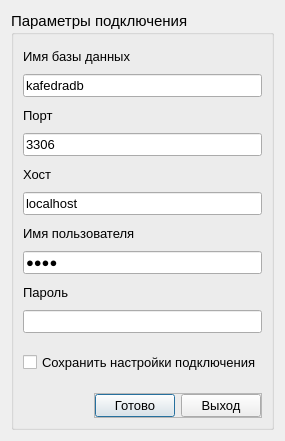
<?xml version="1.0" encoding="UTF-8"?>
<ui version="4.0">
 <class>accessdb</class>
 <widget class="QDialog" name="accessdb">
  <property name="geometry">
   <rect>
    <x>0</x>
    <y>0</y>
    <width>278</width>
    <height>441</height>
   </rect>
  </property>
  <property name="font">
   <font>
    <pointsize>10</pointsize>
   </font>
  </property>
  <property name="windowTitle">
   <string>Настройки подключения</string>
  </property>
  <property name="styleSheet">
   <string notr="true"/>
  </property>
  <property name="modal">
   <bool>true</bool>
  </property>
  <layout class="QGridLayout" name="gridLayout_3">
   <item row="0" column="0">
    <widget class="QGroupBox" name="groupBox">
     <property name="font">
      <font>
       <pointsize>11</pointsize>
      </font>
     </property>
     <property name="title">
      <string>Параметры подключения</string>
     </property>
     <property name="flat">
      <bool>false</bool>
     </property>
     <layout class="QGridLayout" name="gridLayout_2">
      <item row="6" column="0" colspan="2">
       <widget class="QLabel" name="label_3">
        <property name="font">
         <font>
          <pointsize>10</pointsize>
         </font>
        </property>
        <property name="text">
         <string>Имя пользователя</string>
        </property>
       </widget>
      </item>
      <item row="1" column="0" colspan="2">
       <widget class="QLineEdit" name="lineEdit_dbName">
        <property name="font">
         <font>
          <pointsize>10</pointsize>
         </font>
        </property>
        <property name="text">
         <string>kafedradb</string>
        </property>
       </widget>
      </item>
      <item row="7" column="0" colspan="2">
       <widget class="QLineEdit" name="lineEdit_userName">
        <property name="font">
         <font>
          <pointsize>10</pointsize>
         </font>
        </property>
        <property name="text">
         <string>root</string>
        </property>
        <property name="echoMode">
         <enum>QLineEdit::Password</enum>
        </property>
       </widget>
      </item>
      <item row="3" column="0" colspan="2">
       <widget class="QLineEdit" name="lineEdit_port">
        <property name="font">
         <font>
          <pointsize>10</pointsize>
         </font>
        </property>
        <property name="text">
         <string>3306</string>
        </property>
       </widget>
      </item>
      <item row="5" column="0" colspan="2">
       <widget class="QLineEdit" name="lineEdit_host">
        <property name="font">
         <font>
          <pointsize>10</pointsize>
         </font>
        </property>
        <property name="text">
         <string>localhost</string>
        </property>
       </widget>
      </item>
      <item row="2" column="0">
       <widget class="QLabel" name="label_2">
        <property name="font">
         <font>
          <pointsize>10</pointsize>
         </font>
        </property>
        <property name="text">
         <string>Порт</string>
        </property>
       </widget>
      </item>
      <item row="0" column="0" colspan="2">
       <widget class="QLabel" name="label">
        <property name="font">
         <font>
          <pointsize>10</pointsize>
         </font>
        </property>
        <property name="text">
         <string>Имя базы данных</string>
        </property>
       </widget>
      </item>
      <item row="8" column="0">
       <widget class="QLabel" name="label_4">
        <property name="font">
         <font>
          <pointsize>10</pointsize>
         </font>
        </property>
        <property name="text">
         <string>Пароль</string>
        </property>
       </widget>
      </item>
      <item row="4" column="0">
       <widget class="QLabel" name="label_5">
        <property name="font">
         <font>
          <pointsize>10</pointsize>
         </font>
        </property>
        <property name="text">
         <string>Хост</string>
        </property>
       </widget>
      </item>
      <item row="9" column="0" colspan="2">
       <widget class="QLineEdit" name="lineEdit_password">
        <property name="font">
         <font>
          <pointsize>10</pointsize>
         </font>
        </property>
        <property name="text">
         <string/>
        </property>
        <property name="echoMode">
         <enum>QLineEdit::Password</enum>
        </property>
       </widget>
      </item>
      <item row="10" column="0" rowspan="2" colspan="2">
       <widget class="QCheckBox" name="checkBox_saveSettings">
        <property name="font">
         <font>
          <pointsize>10</pointsize>
         </font>
        </property>
        <property name="text">
         <string>Сохранить настройки подключения</string>
        </property>
       </widget>
      </item>
      <item row="12" column="1">
       <widget class="QFrame" name="frame">
        <property name="font">
         <font>
          <pointsize>10</pointsize>
         </font>
        </property>
        <property name="frameShape">
         <enum>QFrame::StyledPanel</enum>
        </property>
        <property name="frameShadow">
         <enum>QFrame::Raised</enum>
        </property>
        <layout class="QGridLayout" name="gridLayout">
         <property name="leftMargin">
          <number>0</number>
         </property>
         <property name="topMargin">
          <number>0</number>
         </property>
         <property name="rightMargin">
          <number>0</number>
         </property>
         <property name="bottomMargin">
          <number>0</number>
         </property>
         <property name="verticalSpacing">
          <number>0</number>
         </property>
         <item row="0" column="0">
          <widget class="QPushButton" name="pushButton_ok">
           <property name="font">
            <font>
             <pointsize>10</pointsize>
            </font>
           </property>
           <property name="cursor">
            <cursorShape>PointingHandCursor</cursorShape>
           </property>
           <property name="text">
            <string>Готово</string>
           </property>
           <property name="icon">
            <iconset resource="resourses.qrc">
             <normaloff>:/img/img/ok.png</normaloff>:/img/img/ok.png</iconset>
           </property>
          </widget>
         </item>
         <item row="0" column="1">
          <widget class="QPushButton" name="pushButton_cancel">
           <property name="font">
            <font>
             <pointsize>10</pointsize>
            </font>
           </property>
           <property name="cursor">
            <cursorShape>PointingHandCursor</cursorShape>
           </property>
           <property name="text">
            <string>Выход</string>
           </property>
           <property name="icon">
            <iconset resource="resourses.qrc">
             <normaloff>:/img/img/cancel.png</normaloff>:/img/img/cancel.png</iconset>
           </property>
          </widget>
         </item>
        </layout>
       </widget>
      </item>
     </layout>
    </widget>
   </item>
  </layout>
 </widget>
 <tabstops>
  <tabstop>lineEdit_dbName</tabstop>
  <tabstop>lineEdit_port</tabstop>
  <tabstop>lineEdit_host</tabstop>
  <tabstop>lineEdit_userName</tabstop>
  <tabstop>lineEdit_password</tabstop>
  <tabstop>checkBox_saveSettings</tabstop>
  <tabstop>pushButton_ok</tabstop>
  <tabstop>pushButton_cancel</tabstop>
 </tabstops>
 <resources>
  <include location="resourses.qrc"/>
 </resources>
 <connections/>
</ui>
